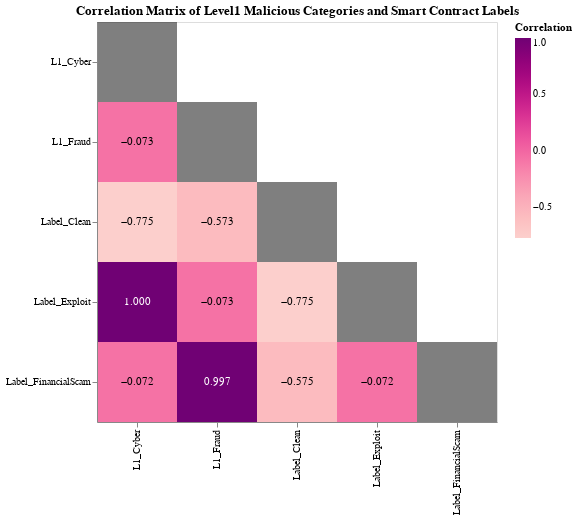

Notebook code for this chart:
### Markdown cell above
However, apart from malicious category, we have another column that we can choose as a target variable: a smart contract `label` column. It is important to analyse it as well.

### Code cell
label_dummies = pd.get_dummies(df["label"], prefix="Label")
malicious_categories = pd.concat([l1_dummies, label_dummies], axis=1)

plot_correlation_matrix(
    df=malicious_categories, 
    title='Correlation Matrix of Level1 Malicious Categories and Smart Contract Labels'
)

### Figure 1 — Vega-Lite specification as saved in the notebook (floating-point values rounded to 4 significant figures)
{"config": {"view": {"continuousWidth": 300, "continuousHeight": 300}}, "layer": [{"mark": {"type": "rect"}, "encoding": {"color": {"condition": {"test": "datum.is_diagonal", "value": "rgba(0, 0, 0, 0.5)"}, "field": "value", "scale": {"scheme": "redpurple"}, "title": "Correlation", "type": "quantitative"}, "tooltip": [{"field": "x", "type": "nominal"}, {"field": "y", "type": "nominal"}, {"field": "value", "format": ".3f", "type": "quantitative"}], "x": {"field": "x", "title": "", "type": "nominal"}, "y": {"field": "y", "title": "", "type": "nominal"}}, "title": "Correlation Matrix of Level1 Malicious Categories and Smart Contract Labels"}, {"mark": {"type": "text", "baseline": "middle"}, "encoding": {"color": {"condition": {"test": "(datum.value < 0.5)", "value": "black"}, "value": "white"}, "text": {"condition": {"test": "datum.is_diagonal", "value": ""}, "field": "value", "format": ".3f", "type": "quantitative"}, "tooltip": [{"field": "x", "type": "nominal"}, {"field": "y", "type": "nominal"}, {"field": "value", "format": ".3f", "type": "quantitative"}], "x": {"field": "x", "title": "", "type": "nominal"}, "y": {"field": "y", "title": "", "type": "nominal"}}, "title": "Correlation Matrix of Level1 Malicious Categories and Smart Contract Labels"}], "data": {"name": "data-72cb7fb7f881e781fc03eecb2eb05e6b"}, "height": 400, "width": 400, "$schema": "https://vega.github.io/schema/vega-lite/v5.20.1.json", "datasets": {"data-72cb7fb7f881e781fc03eecb2eb05e6b": [{"y": "L1_Cyber", "x": "L1_Cyber", "value": 1.0, "is_diagonal": true}, {"y": "L1_Fraud", "x": "L1_Cyber", "value": -0.07262, "is_diagonal": false}, {"y": "Label_Clean", "x": "L1_Cyber", "value": -0.7747, "is_diagonal": false}, {"y": "Label_Exploit", "x": "L1_Cyber", "value": 1.0, "is_diagonal": false}, {"y": "Label_FinancialScam", "x": "L1_Cyber", "value": -0.07243, "is_diagonal": false}, {"y": "L1_Fraud", "x": "L1_Fraud", "value": 1.0, "is_diagonal": true}, {"y": "Label_Clean", "x": "L1_Fraud", "value": -0.5728, "is_diagonal": false}, {"y": "Label_Exploit", "x": "L1_Fraud", "value": -0.07262, "is_diagonal": false}, {"y": "Label_FinancialScam", "x": "L1_Fraud", "value": 0.9974, "is_diagonal": false}, {"y": "Label_Clean", "x": "Label_Clean", "value": 1.0, "is_diagonal": true}, {"y": "Label_Exploit", "x": "Label_Clean", "value": -0.7747, "is_diagonal": false}, {"y": "Label_FinancialScam", "x": "Label_Clean", "value": -0.5746, "is_diagonal": false}, {"y": "Label_Exploit", "x": "Label_Exploit", "value": 1.0, "is_diagonal": true}, {"y": "Label_FinancialScam", "x": "Label_Exploit", "value": -0.07243, "is_diagonal": false}, {"y": "Label_FinancialScam", "x": "Label_FinancialScam", "value": 1.0, "is_diagonal": true}]}}
